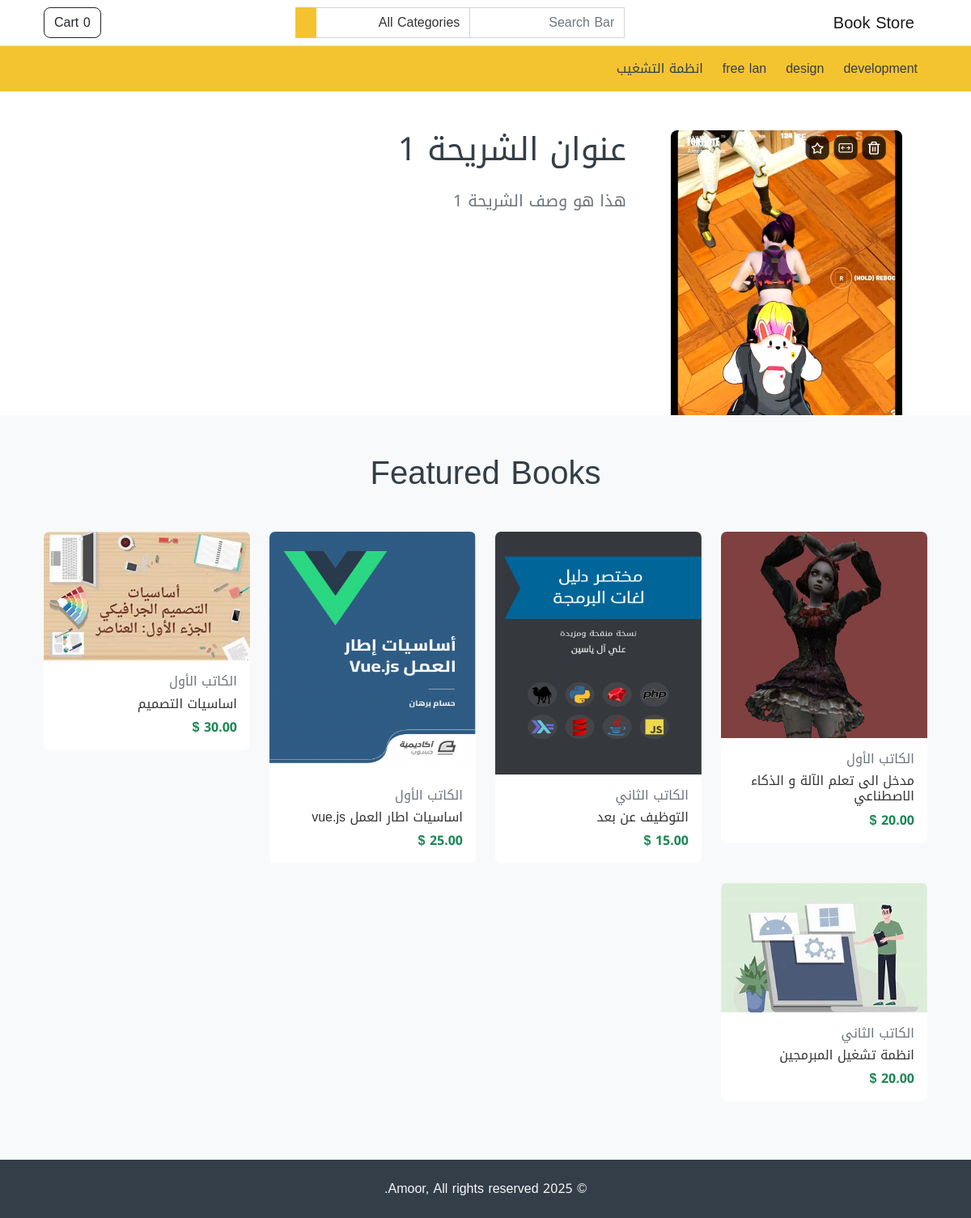
The app's page /store/, older data.
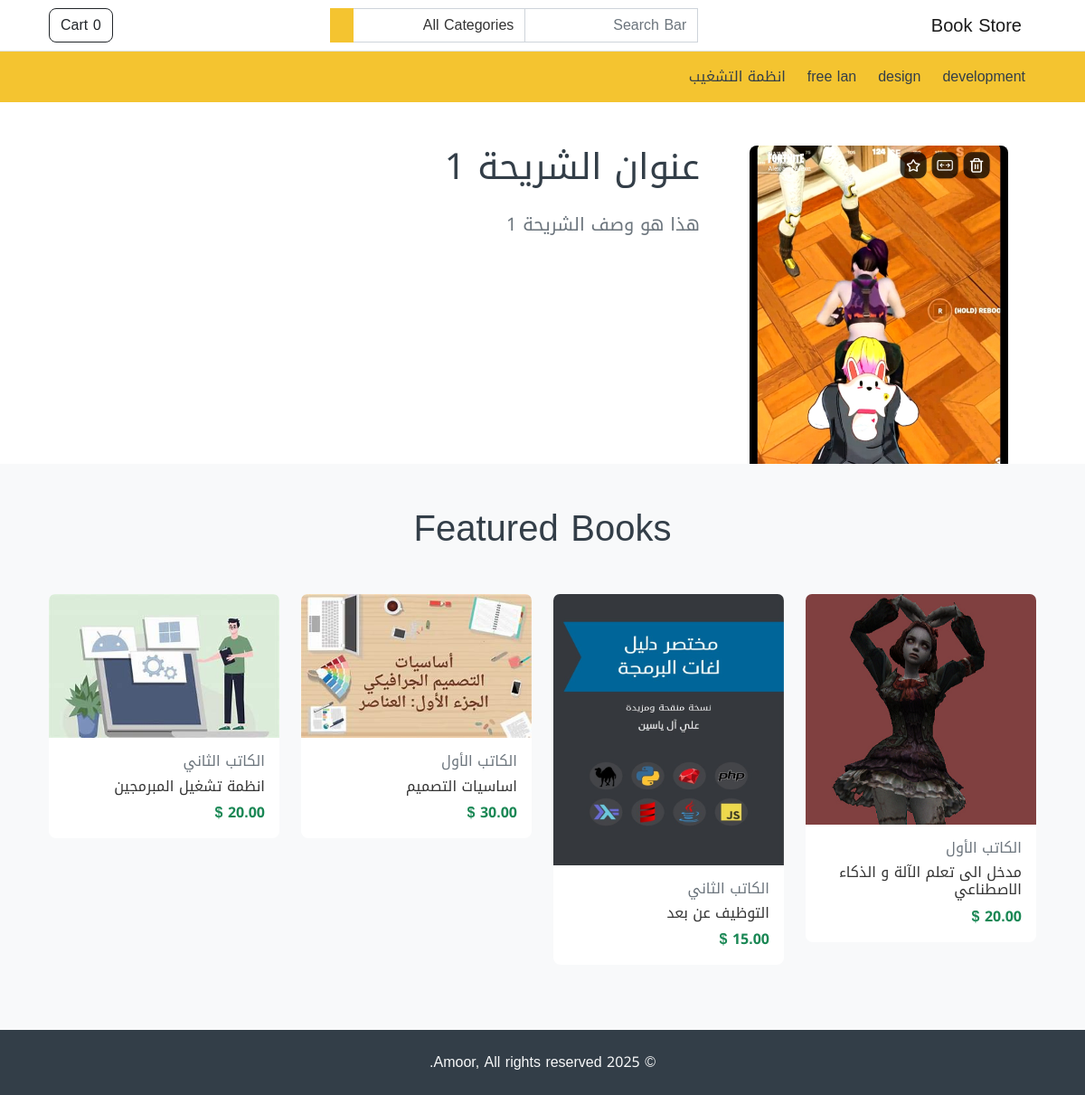
The same page, newer data.
### store/models.py (models this page shows, shortened)
class Category(models.Model):
    name = models.CharField(max_length=255, unique=True)
    featured = models.BooleanField(default=False)
    order = models.IntegerField(default=1)
    created_at = models.DateTimeField(auto_now_add=True)
    updated_at = models.DateTimeField(auto_now=True)

class Slider(models.Model):
    title = models.CharField(max_length=255)
    subtitle = models.TextField(max_length=500)
    image = models.ImageField(null=True)
    order = models.IntegerField(default=1)
    created_at = models.DateTimeField(auto_now_add=True)
    updated_at = models.DateTimeField(auto_now=True)

class Product(models.Model):
    name = models.CharField(max_length=255)
    short_description = models.CharField(max_length=255, null=True)
    description = models.TextField(null=True)
    price = models.DecimalField(max_digits=10, decimal_places=2)
    stock = models.PositiveIntegerField(null=True)
    image = models.ImageField(null=True)
    featured = models.BooleanField(default=False)
    created_at = models.DateTimeField(auto_now_add=True)
    updated_at = models.DateTimeField(auto_now=True)
    category = models.ForeignKey(Category, on_delete=models.PROTECT)
    author = models.ForeignKey(Author, on_delete=models.SET_NULL, null=True)

class Author(models.Model):
    name = models.CharField(max_length=255)
    bio = models.TextField(null=True)
    created_at = models.DateTimeField(auto_now_add=True)
    updated_at = models.DateTimeField(auto_now=True)

### store/views.py (the view)
# urls.py: path('', views.index, name='StoreHome'),
def index(request):
    products = Product.objects.select_related('author').filter(featured=True)
    slider = Slider.objects.order_by('order')
    return render(
        request, 'index.html',
        {
            'products': products,
            'slides': slider,
        }
    )

### store/custom_context_processor.py (called while the page is built)
def store_website(request) -> dict:
    cart = Cart.objects.filter(session = request.session.session_key).last()
    cart_total = 0
    cart_products = []
    if cart:
        cart_products = Product.objects.filter(pk__in=cart.item)
        for item in cart_products:
            cart_total += item.price
    categories = Category.objects.order_by('order')
    return {
        'categories': categories,
        'cart_total': cart_total,
        'cart_products': cart_products,
    }

### store/templatetags/my_filters.py (called while the page is built)
def currency(amount):
    return '{:.2f}'.format(amount) + ' $'

### store/templates/index.html
{% extends "base.html" %}
{% load i18n %}
{% block content %}
{% include 'partials/slider.html' with slides=slides %}
<div class="container my-5">
    <section>
        <div class="col-md-12 mb-5">
            <p class="h1 text-center text-secondary">{% trans "Featured Books" %}</p>
        </div>
    <div class="row">
        {% for product in products %}
            <div class="col-md-3">
                {% include 'common/product_card.html' with product=product%}
            </div>
        {% endfor %}
    </div>
    </section>
</div>
{% endblock content %}

### store/templates/partials/header.html (shortened to what this page needs)
{% load i18n %}
<nav class="navbar navbar-expand-lg navbar-light bg-white border-bottom">
    <div class="container">
        <a class="navbar-brand" href="/store">{% trans "Book Store" %}</a>
        <div class="collapse navbar-collapse mt-2 mt-lg-0" id="navbarSupportedContent">
            {% include "partials/header_search.html" %}
            <ul class="navbar-nav my-2 my-lg-0">
                <li class="nav-item">
                    <a href="{% url 'StoreCart' %}" class="btn btn-outline-dark" type="button">
                        {% trans 'Cart' %} <span id='cart-items-count'>{{ cart_products|length }}</span>
                    </a>
                </li>
            </ul>
        </div>
    </div>
</nav>
<nav class="navbar navbar-expand-lg navbar-light bg-primary">
    <div class="container">
        <div class="collapse navbar-collapse mt-2 mt-lg-0" id="navbarSupportedContent">
                <ul class="navbar-nav my-2 my-lg-0">
                    {% for category in categories %}
                        <li class="nav-item">
                            <a class="nav-link mx-1" href="{% url 'StoreCategory' category.id %}" role="button">
                                {{ category.name }}
                            </a>
                        </li>
                    {% endfor %}
                </ul>
            </div>
        </div>
</nav>

### store/templates/partials/slider.html (shortened to what this page needs)
<div class="main-slider my-auto">
    <div class="swiper-wrapper">
        {% for slide in slides %}
            <div class="swiper-slide">
                <div class="container pt-5">
                    <div class="row">
                        <div class="col-md-4 text-center d-none d-lg-block">
                            <img src="{{ slide.image.url }}" alt="{{ slide.title }}" class="img-fluid rounded">
                        </div>
                        <div class="col-md-8">
                            <h1 class="text-secondary">
                                {{ slide.title }}
                            </h1>
                            <blockquote class="blockquote mt-4">
                                <p class="text-muted">
                                    {{ slide.subtitle }}
                                </p>
                            </blockquote>
                        </div>
                    </div>
                </div>
            </div>
        {% endfor %}
    </div>
</div>

### store/templates/common/product_card.html (shortened to what this page needs)
{% load i18n %}
{% load my_filters %}
<div class="product card mb-4">
    <img src="{{ product.image.url }}" class="card-img-top" alt="{{ product.name }}"/>
    <div class="card-body">
        <h6 class="text-muted">{{ product.author.name }}</h6>
        <h6 class="card-title">{{ product.name }}</h6>
        <strong class="fw-bold text-success">{{ product.price|currency }}</strong>
    </div>
</div>

Row changes from the older to the newer data that the page shows:
no longer on this page (row edited): Product: image (picture), author.name "الكاتب الأول", name "اساسيات اطار العمل vue.js", price "25.00 $"
